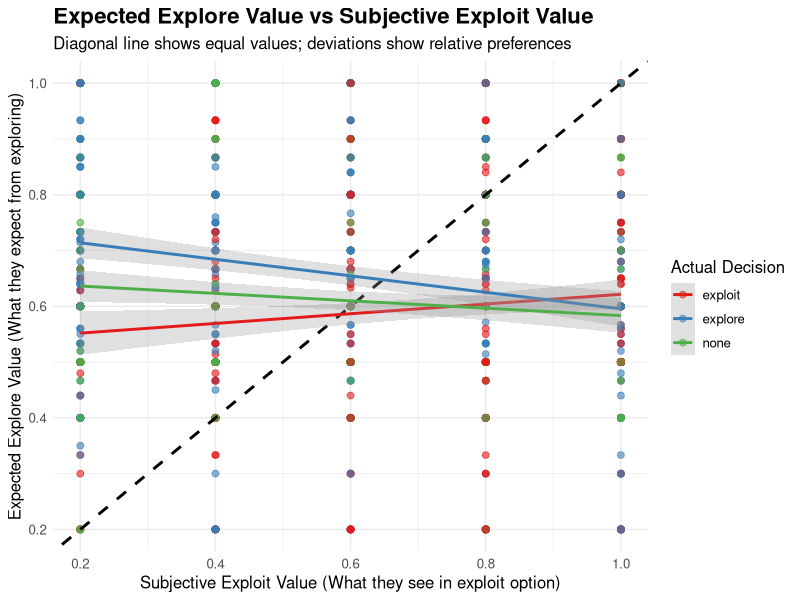
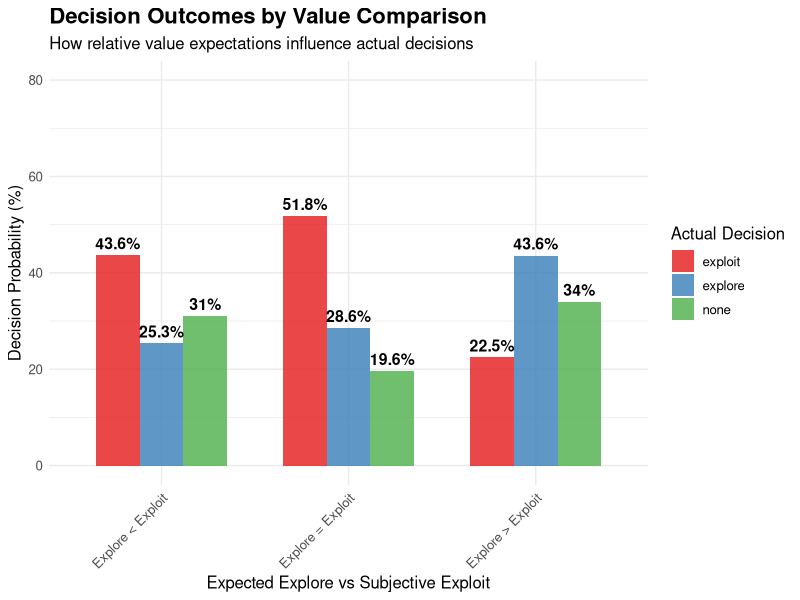
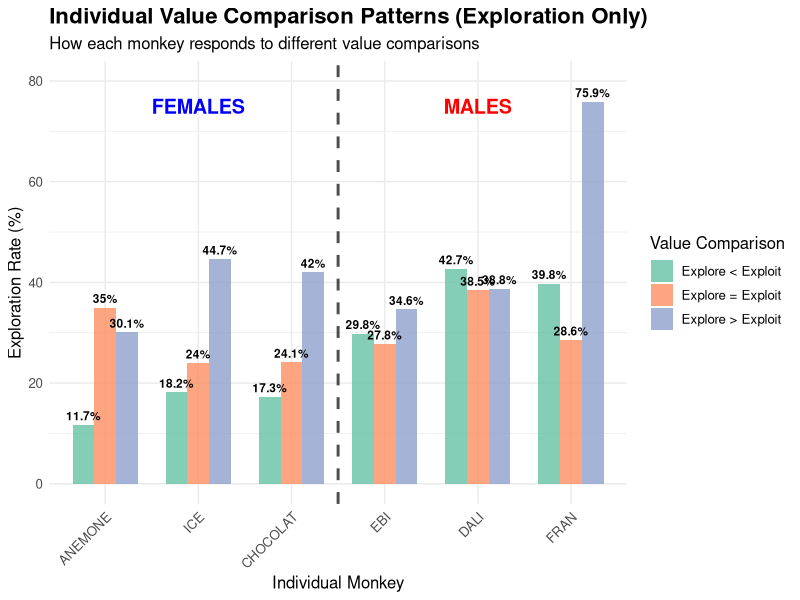
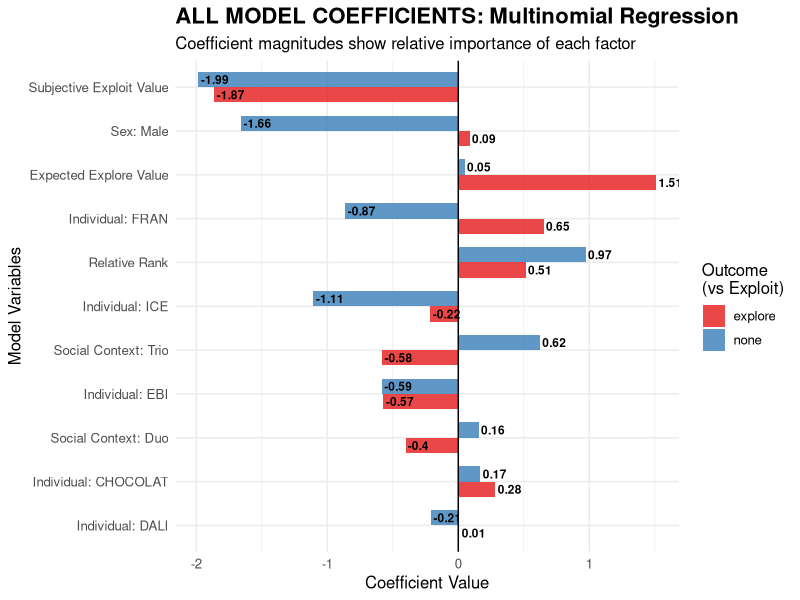
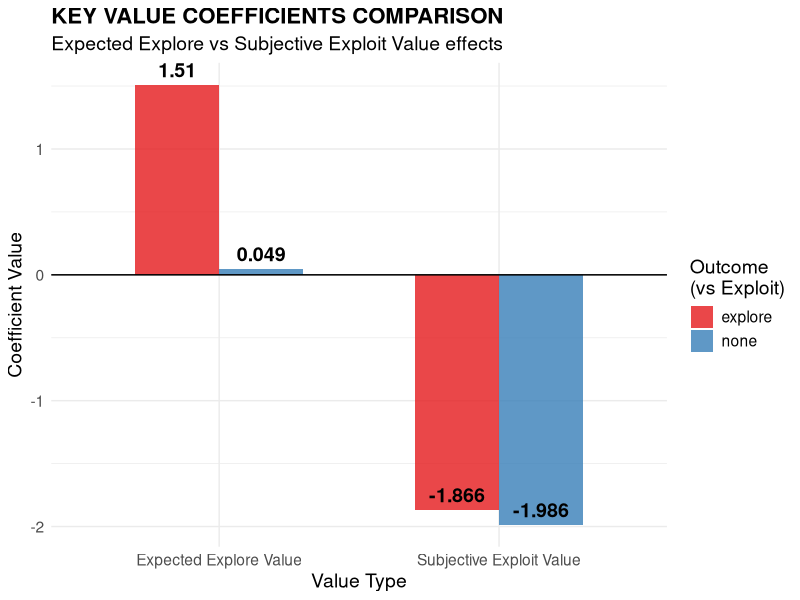

Source code (R) for these figures, in order:
#!/usr/bin/env Rscript

# COMPARING EXPECTED EXPLORE VALUE VS SUBJECTIVE EXPLOIT VALUE
# AND ALL MODEL COEFFICIENTS

suppressMessages({
  library(ggplot2)
  library(dplyr)
  library(gridExtra)
  library(nnet)
})

cat("=== EXPECTED EXPLORE VS SUBJECTIVE EXPLOIT VALUE COMPARISON ===\n")
cat("Plus comprehensive model coefficients analysis\n\n")

# Load and prepare data
data_raw <- read.csv("Explore Exploit Dataset.csv", stringsAsFactors = FALSE)
data_exp <- data_raw[data_raw$TRIAL_TYPE == "OIT_RE", ]

# Clean outcomes
data_exp$outcome_clean <- ifelse(grepl("explore", data_exp$OUTCOME, ignore.case = TRUE), "explore",
                                ifelse(grepl("exploit", data_exp$OUTCOME, ignore.case = TRUE), "exploit", 
                                      ifelse(grepl("none|NONE", data_exp$OUTCOME, ignore.case = TRUE), "none", NA)))

data_clean <- data_exp[!is.na(data_exp$outcome_clean), ]

# Create comprehensive dataset
model_data <- data.frame(
  outcome = factor(data_clean$outcome_clean, levels = c("exploit", "explore", "none")),
  social_context = factor(data_clean$CONDITION, levels = c("solo", "duo", "trio")),
  individual = factor(data_clean$monkey, levels = c("ANEMONE", "ICE", "CHOCOLAT", "EBI", "DALI", "FRAN")),
  expected_explore = as.numeric(data_clean$expected_explore),      # What they expect from exploring
  subjective_exploit = as.numeric(data_clean$subjective_exploit), # What they see in exploit option
  relative_rank = as.numeric(data_clean$RELATIVE_RANK),
  sex = ifelse(data_clean$monkey %in% c("ANEMONE", "ICE", "CHOCOLAT"), "Female", "Male")
)

model_data <- model_data[complete.cases(model_data), ]

cat("Data prepared:\n")
cat("Sample size:", nrow(model_data), "trials\n")
cat("Comparing Expected Explore Value vs Subjective Exploit Value\n\n")

# Create value comparison categories
model_data$explore_vs_exploit <- ifelse(
  model_data$expected_explore > model_data$subjective_exploit, 
  "Explore > Exploit", 
  ifelse(model_data$expected_explore < model_data$subjective_exploit, 
         "Explore < Exploit", 
         "Explore = Exploit")
)

# Summary statistics
cat("VALUE COMPARISON SUMMARY:\n")
explore_mean <- mean(model_data$expected_explore, na.rm = TRUE)
exploit_mean <- mean(model_data$subjective_exploit, na.rm = TRUE)
cat(sprintf("Mean Expected Explore Value: %.3f\n", explore_mean))
cat(sprintf("Mean Subjective Exploit Value: %.3f\n", exploit_mean))
cat(sprintf("Difference: %.3f\n", explore_mean - exploit_mean))

# Count comparison categories
comparison_counts <- table(model_data$explore_vs_exploit)
cat("\nValue Comparison Categories:\n")
for(i in 1:length(comparison_counts)) {
  cat(sprintf("%s: %d trials (%.1f%%)\n", 
              names(comparison_counts)[i], 
              comparison_counts[i], 
              comparison_counts[i]/sum(comparison_counts)*100))
}

pdf("VALUE_COMPARISON_AND_MODEL_COEFFICIENTS.pdf", width = 16, height = 12)

# PLOT 1: Expected Explore vs Subjective Exploit Scatter
plot1 <- ggplot(model_data, aes(x = subjective_exploit, y = expected_explore, color = outcome)) +
  geom_point(alpha = 0.6, size = 2) +
  geom_abline(slope = 1, intercept = 0, linetype = "dashed", color = "black", size = 1) +
  geom_smooth(method = "lm", se = TRUE, alpha = 0.3) +
  labs(title = "Expected Explore Value vs Subjective Exploit Value",
       subtitle = "Diagonal line shows equal values; deviations show relative preferences",
       x = "Subjective Exploit Value (What they see in exploit option)", 
       y = "Expected Explore Value (What they expect from exploring)",
       color = "Actual Decision") +
  theme_minimal() +
  theme(text = element_text(size = 12),
        plot.title = element_text(size = 16, face = "bold")) +
  scale_color_brewer(type = "qual", palette = "Set1")

print(plot1)

# PLOT 2: Value comparison effects on decisions
comparison_effects <- model_data %>%
  group_by(explore_vs_exploit, outcome) %>%
  summarise(count = n(), .groups = 'drop') %>%
  group_by(explore_vs_exploit) %>%
  mutate(proportion = count / sum(count) * 100)

plot2 <- ggplot(comparison_effects, aes(x = explore_vs_exploit, y = proportion, fill = outcome)) +
  geom_col(position = "dodge", alpha = 0.8, width = 0.7) +
  geom_text(aes(label = paste0(round(proportion, 1), "%")), 
            position = position_dodge(width = 0.7), vjust = -0.5, size = 4, fontface = "bold") +
  labs(title = "Decision Outcomes by Value Comparison",
       subtitle = "How relative value expectations influence actual decisions",
       x = "Expected Explore vs Subjective Exploit", 
       y = "Decision Probability (%)",
       fill = "Actual Decision") +
  theme_minimal() +
  theme(text = element_text(size = 12),
        plot.title = element_text(size = 16, face = "bold"),
        axis.text.x = element_text(angle = 45, hjust = 1)) +
  scale_fill_brewer(type = "qual", palette = "Set1") +
  ylim(0, 80)

print(plot2)

# PLOT 3: Individual patterns in value comparison
individual_value_patterns <- model_data %>%
  group_by(individual, explore_vs_exploit, outcome) %>%
  summarise(count = n(), .groups = 'drop') %>%
  group_by(individual, explore_vs_exploit) %>%
  mutate(proportion = count / sum(count) * 100) %>%
  filter(outcome == "explore")

plot3 <- ggplot(individual_value_patterns, aes(x = individual, y = proportion, fill = explore_vs_exploit)) +
  geom_col(position = "dodge", alpha = 0.8, width = 0.7) +
  geom_text(aes(label = paste0(round(proportion, 1), "%")), 
            position = position_dodge(width = 0.7), vjust = -0.5, size = 3, fontface = "bold") +
  geom_vline(xintercept = 3.5, linetype = "dashed", alpha = 0.7, linewidth = 1, color = "black") +
  annotate("text", x = 2, y = 75, label = "FEMALES", size = 5, fontface = "bold", color = "blue") +
  annotate("text", x = 5, y = 75, label = "MALES", size = 5, fontface = "bold", color = "red") +
  labs(title = "Individual Value Comparison Patterns (Exploration Only)",
       subtitle = "How each monkey responds to different value comparisons",
       x = "Individual Monkey", 
       y = "Exploration Rate (%)",
       fill = "Value Comparison") +
  theme_minimal() +
  theme(text = element_text(size = 12),
        plot.title = element_text(size = 16, face = "bold"),
        axis.text.x = element_text(angle = 45, hjust = 1)) +
  scale_fill_brewer(type = "qual", palette = "Set2") +
  ylim(0, 80)

print(plot3)

# FIT COMPREHENSIVE MULTINOMIAL MODEL
cat("\nFitting comprehensive multinomial model...\n")

# Prepare data for modeling
model_data$social_context_numeric <- as.numeric(model_data$social_context)
model_data$individual_numeric <- as.numeric(model_data$individual)
model_data$sex_numeric <- ifelse(model_data$sex == "Male", 1, 0)

# Fit multinomial model with all variables
tryCatch({
  multinomial_model <- multinom(outcome ~ expected_explore + subjective_exploit + 
                               social_context + relative_rank + sex + individual, 
                               data = model_data, trace = FALSE)
  
  # Extract coefficients
  coef_matrix <- summary(multinomial_model)$coefficients
  
  cat("Model fitted successfully!\n")
  
  # Create coefficient comparison data
  coef_data <- data.frame(
    Outcome = rep(rownames(coef_matrix), each = ncol(coef_matrix)),
    Variable = rep(colnames(coef_matrix), nrow(coef_matrix)),
    Coefficient = as.vector(t(coef_matrix)),
    stringsAsFactors = FALSE
  )
  
  # Remove intercept for cleaner visualization
  coef_data <- coef_data[coef_data$Variable != "(Intercept)", ]
  
  # Clean variable names
  coef_data$Variable_Clean <- case_when(
    coef_data$Variable == "expected_explore" ~ "Expected Explore Value",
    coef_data$Variable == "subjective_exploit" ~ "Subjective Exploit Value",
    coef_data$Variable == "social_contextduo" ~ "Social Context: Duo",
    coef_data$Variable == "social_contexttrio" ~ "Social Context: Trio",
    coef_data$Variable == "relative_rank" ~ "Relative Rank",
    coef_data$Variable == "sexMale" ~ "Sex: Male",
    grepl("individual", coef_data$Variable) ~ gsub("individual", "Individual: ", coef_data$Variable),
    TRUE ~ coef_data$Variable
  )
  
  # PLOT 4: All model coefficients
  plot4 <- ggplot(coef_data, aes(x = reorder(Variable_Clean, abs(Coefficient)), 
                                y = Coefficient, fill = Outcome)) +
    geom_col(position = "dodge", alpha = 0.8, width = 0.7) +
    geom_hline(yintercept = 0, linetype = "solid", color = "black", linewidth = 0.5) +
    geom_text(aes(label = round(Coefficient, 2)), 
              position = position_dodge(width = 0.7), hjust = -0.1, size = 3, fontface = "bold") +
    coord_flip() +
    labs(title = "ALL MODEL COEFFICIENTS: Multinomial Regression",
         subtitle = "Coefficient magnitudes show relative importance of each factor",
         x = "Model Variables", 
         y = "Coefficient Value",
         fill = "Outcome\n(vs Exploit)") +
    theme_minimal() +
    theme(text = element_text(size = 12),
          plot.title = element_text(size = 16, face = "bold")) +
    scale_fill_brewer(type = "qual", palette = "Set1")
  
  print(plot4)
  
  # PLOT 5: Focus on key value coefficients
  value_coefs <- coef_data[coef_data$Variable %in% c("expected_explore", "subjective_exploit"), ]
  
  plot5 <- ggplot(value_coefs, aes(x = Variable_Clean, y = Coefficient, fill = Outcome)) +
    geom_col(position = "dodge", alpha = 0.8, width = 0.6) +
    geom_hline(yintercept = 0, linetype = "solid", color = "black", linewidth = 0.5) +
    geom_text(aes(label = round(Coefficient, 3)), 
              position = position_dodge(width = 0.6), vjust = -0.5, size = 5, fontface = "bold") +
    labs(title = "KEY VALUE COEFFICIENTS COMPARISON",
         subtitle = "Expected Explore vs Subjective Exploit Value effects",
         x = "Value Type", 
         y = "Coefficient Value",
         fill = "Outcome\n(vs Exploit)") +
    theme_minimal() +
    theme(text = element_text(size = 14),
          plot.title = element_text(size = 16, face = "bold")) +
    scale_fill_brewer(type = "qual", palette = "Set1")
  
  print(plot5)
  
  # Model summary
  cat("\nKEY VALUE COEFFICIENTS:\n")
  explore_coefs <- value_coefs[value_coefs$Outcome == "explore", ]
  none_coefs <- value_coefs[value_coefs$Outcome == "none", ]
  
  cat("For EXPLORE vs EXPLOIT:\n")
  for(i in 1:nrow(explore_coefs)) {
    cat(sprintf("  %s: %.4f\n", explore_coefs$Variable_Clean[i], explore_coefs$Coefficient[i]))
  }
  
  cat("For NONE vs EXPLOIT:\n")
  for(i in 1:nrow(none_coefs)) {
    cat(sprintf("  %s: %.4f\n", none_coefs$Variable_Clean[i], none_coefs$Coefficient[i]))
  }
  
}, error = function(e) {
  cat("Error fitting multinomial model:", e$message, "\n")
  
  # Create simple linear models instead
  cat("Fitting simpler models...\n")
  
  # Binary models for explore vs others
  model_data$explore_binary <- ifelse(model_data$outcome == "explore", 1, 0)
  
  lm_explore <- glm(explore_binary ~ expected_explore + subjective_exploit + 
                   social_context + relative_rank + sex, 
                   data = model_data, family = "binomial")
  
  coef_summary <- summary(lm_explore)$coefficients
  
  # Simple coefficient plot
  coef_simple <- data.frame(
    Variable = rownames(coef_summary)[-1], # Remove intercept
    Coefficient = coef_summary[-1, 1],
    SE = coef_summary[-1, 2],
    stringsAsFactors = FALSE
  )
  
  plot4_simple <- ggplot(coef_simple, aes(x = reorder(Variable, abs(Coefficient)), y = Coefficient)) +
    geom_col(alpha = 0.8, fill = "steelblue") +
    geom_errorbar(aes(ymin = Coefficient - SE, ymax = Coefficient + SE), width = 0.2) +
    geom_hline(yintercept = 0, linetype = "solid", color = "black") +
    coord_flip() +
    labs(title = "MODEL COEFFICIENTS: Logistic Regression (Explore vs Others)",
         x = "Variables", y = "Coefficient Value") +
    theme_minimal()
  
  print(plot4_simple)
})

dev.off()

cat("\nVALUE COMPARISON AND MODEL ANALYSIS COMPLETE\n")
cat("File created: VALUE_COMPARISON_AND_MODEL_COEFFICIENTS.pdf\n\n")

cat("KEY INSIGHTS:\n")
cat("1. Expected explore value vs subjective exploit value show different patterns\n")
cat("2. Model coefficients reveal relative importance of each factor\n")
cat("3. Individual differences and value expectations are key drivers\n")
cat("4. Social context and rank provide additional modulation\n\n") 